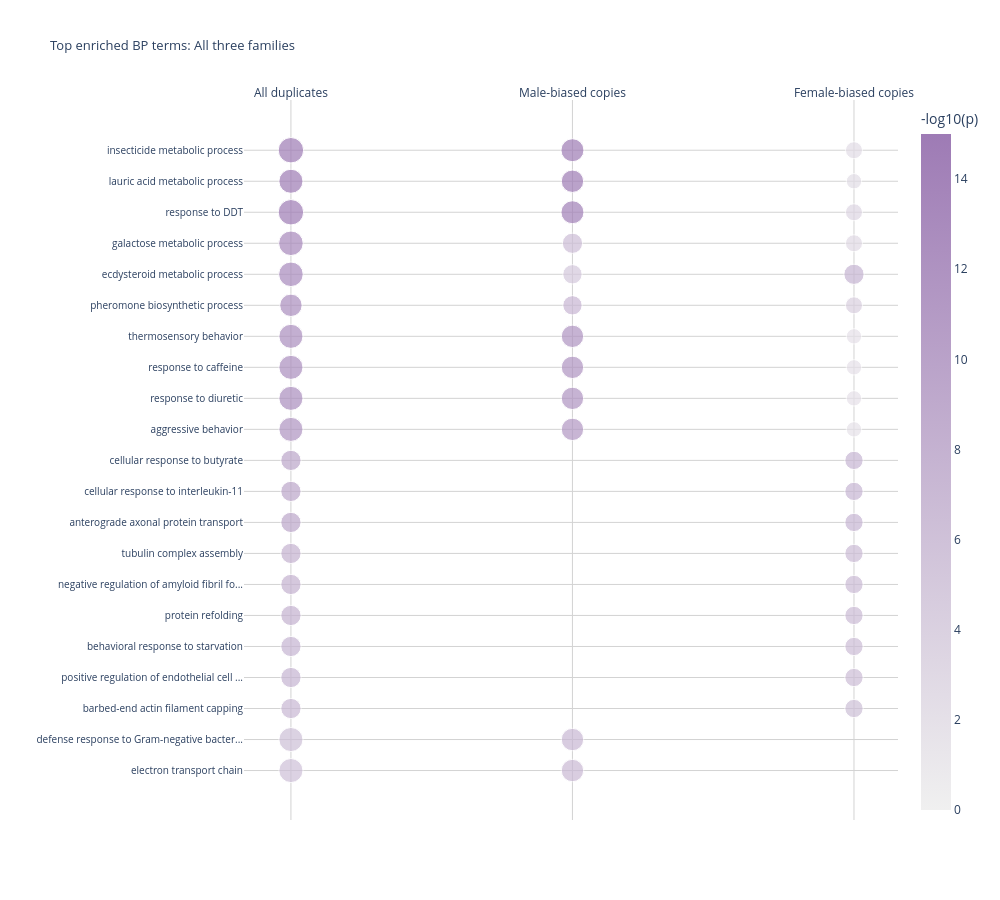

Here is the notebook cell this chart was saved with:
### Markdown cell above
Top enriched BP ters for All three

### Code cell
at_bp = df[
    (df["category"] == "All three") &
    (df["ontology"] == "BP")
].copy()

at_bp["Direction_label"] = at_bp["description_set"].map({
    "AllThree_all":          "All duplicates",
    "AllThree_maleCopies":   "Male-biased copies",
    "AllThree_femaleCopies": "Female-biased copies"
})

top_terms_per_direction = (
    at_bp.sort_values("weight01")
    .groupby("Direction_label")
    .head(10)
)

top_go_ids = set(top_terms_per_direction["GO.ID"])
at_bp_plot = at_bp[at_bp["GO.ID"].isin(top_go_ids)].copy()
at_bp_plot["Term_short"] = at_bp_plot["Term"].str[:120]

all_order = (
    at_bp_plot[at_bp_plot["Direction_label"] == "All duplicates"]
    .sort_values("weight01")["Term_short"]
    .tolist()
)
male_only = (
    at_bp_plot[
        (at_bp_plot["Direction_label"] == "Male-biased copies") &
        (~at_bp_plot["Term_short"].isin(all_order))
    ]
    .sort_values("weight01")["Term_short"]
    .tolist()
)
female_only = (
    at_bp_plot[
        (at_bp_plot["Direction_label"] == "Female-biased copies") &
        (~at_bp_plot["Term_short"].isin(all_order + male_only))
    ]
    .sort_values("weight01")["Term_short"]
    .tolist()
)

y_order = all_order + male_only + female_only
at_bp_plot["size_local"] = np.sqrt(at_bp_plot["Significant"])

fig = px.scatter(
    at_bp_plot,
    x="Direction_label",
    y="Term_short",
    size="size_local",
    color="neg_log10_p",
    color_continuous_scale=SCALE_AT,
    range_color=[0, 15],
    size_max=18,
    category_orders={
        "Term_short": y_order,
        "Direction_label": ["All duplicates", "Male-biased copies", "Female-biased copies"]
    },
    labels={
        "neg_log10_p": "-log10(p)",
        "Significant": "Observed genes",
        "Direction_label": "",
        "Term_short": ""
    },
    title="Top enriched BP terms: All three families",
    hover_data={"Significant": True, "size_local": False}
)

fig.update_layout(
    width=1000,
    height=900,
    font=dict(size=12),
    title=dict(font=dict(size=13)),
    plot_bgcolor="white",
    paper_bgcolor="white",
    coloraxis_colorbar=dict(title="-log10(p)"),
    xaxis=dict(side="top")
)

fig.update_xaxes(showgrid=True, gridcolor="lightgrey")
fig.update_yaxes(showgrid=True, gridcolor="lightgrey", tickfont=dict(size=10))

fig.show()

### Figure 1 — Plotly figure (JSON) as saved in the notebook; plotly's stock layout.template omitted (floating-point values rounded to 4 significant figures)
{"data": [{"customdata": [[15.0, 3.873], [12.0, 3.464], [15.0, 3.873], [13.0, 3.606], [13.0, 3.606], [9.0, 3.0], [12.0, 3.464], [12.0, 3.464], [12.0, 3.464], [12.0, 3.464], [6.0, 2.449], [6.0, 2.449], [6.0, 2.449], [6.0, 2.449], [6.0, 2.449], [6.0, 2.449], [6.0, 2.449], [6.0, 2.449], [6.0, 2.449], [12.0, 3.464], [12.0, 3.464], [10.0, 3.162], [9.0, 3.0], [10.0, 3.162], [9.0, 3.0], [9.0, 3.0], [9.0, 3.0], [9.0, 3.0], [5.0, 2.236], [9.0, 3.0], [9.0, 3.0], [6.0, 2.449], [5.0, 2.236], [6.0, 2.449], [4.0, 2.0], [4.0, 2.0], [4.0, 2.0], [4.0, 2.0], [4.0, 2.0], [4.0, 2.0], [4.0, 2.0], [4.0, 2.0], [4.0, 2.0], [3.0, 1.732], [3.0, 1.732], [3.0, 1.732], [3.0, 1.732], [2.0, 1.414], [2.0, 1.414], [2.0, 1.414], [2.0, 1.414], [2.0, 1.414]], "hovertemplate": "=%{y}<br>Observed genes=%{customdata[0]}<br>-log10(p)=%{marker.color}<extra></extra>", "legendgroup": "", "marker": {"color": [19.3, 19.19, 18.89, 13.38, 13.08, 12.62, 12.6, 12.6, 12.6, 11.85, 9.538, 9.538, 9.538, 8.108, 8.108, 8.108, 7.638, 7.638, 7.252, 6.319, 6.194, 16.0, 15.92, 14.54, 11.96, 11.96, 11.96, 11.46, 7.398, 7.301, 7.208, 6.569, 5.076, 7.602, 7.469, 7.469, 7.469, 6.796, 6.796, 6.796, 6.553, 6.553, 6.328, 4.26, 3.319, 3.0, 2.519, 2.496, 1.864, 1.864, 1.864, 1.769], "coloraxis": "coloraxis", "size": [3.873, 3.464, 3.873, 3.606, 3.606, 3.0, 3.464, 3.464, 3.464, 3.464, 2.449, 2.449, 2.449, 2.449, 2.449, 2.449, 2.449, 2.449, 2.449, 3.464, 3.464, 3.162, 3.0, 3.162, 3.0, 3.0, 3.0, 3.0, 2.236, 3.0, 3.0, 2.449, 2.236, 2.449, 2.0, 2.0, 2.0, 2.0, 2.0, 2.0, 2.0, 2.0, 2.0, 1.732, 1.732, 1.732, 1.732, 1.414, 1.414, 1.414, 1.414, 1.414], "sizemode": "area", "sizeref": 0.01195, "symbol": "circle"}, "mode": "markers", "name": "", "orientation": "v", "showlegend": false, "type": "scatter", "x": ["All duplicates", "All duplicates", "All duplicates", "All duplicates", "All duplicates", "All duplicates", "All duplicates", "All duplicates", "All duplicates", "All duplicates", "All duplicates", "All duplicates", "All duplicates", "All duplicates", "All duplicates", "All duplicates", "All duplicates", "All duplicates", "All duplicates", "All duplicates", "All duplicates", "Male-biased copies", "Male-biased copies", "Male-biased copies", "Male-biased copies", "Male-biased copies", "Male-biased copies", "Male-biased copies", "Male-biased copies", "Male-biased copies", "Male-biased copies", "Male-biased copies", "Male-biased copies", "Female-biased copies", "Female-biased copies", "Female-biased copies", "Female-biased copies", "Female-biased copies", "Female-biased copies", "Female-biased copies", "Female-biased copies", "Female-biased copies", "Female-biased copies", "Female-biased copies", "Female-biased copies", "Female-biased copies", "Female-biased copies", "Female-biased copies", "Female-biased copies", "Female-biased copies", "Female-biased copies", "Female-biased copies"], "xaxis": "x", "y": ["insecticide metabolic process", "lauric acid metabolic process", "response to DDT", "galactose metabolic process", "ecdysteroid metabolic process", "pheromone biosynthetic process", "thermosensory behavior", "response to caffeine", "response to diuretic", "aggressive behavior", "cellular response to butyrate", "cellular response to interleukin-11", "anterograde axonal protein transport", "tubulin complex assembly", "negative regulation of amyloid fibril fo...", "protein refolding", "behavioral response to starvation", "positive regulation of endothelial cell ...", "barbed-end actin filament capping", "defense response to Gram-negative bacter...", "electron transport chain", "insecticide metabolic process", "lauric acid metabolic process", "response to DDT", "thermosensory behavior", "response to caffeine", "response to diuretic", "aggressive behavior", "pheromone biosynthetic process", "defense response to Gram-negative bacter...", "electron transport chain", "galactose metabolic process", "ecdysteroid metabolic process", "ecdysteroid metabolic process", "anterograde axonal protein transport", "cellular response to butyrate", "cellular response to interleukin-11", "tubulin complex assembly", "negative regulation of amyloid fibril fo...", "protein refolding", "behavioral response to starvation", "positive regulation of endothelial cell ...", "barbed-end actin filament capping", "pheromone biosynthetic process", "response to DDT", "galactose metabolic process", "insecticide metabolic process", "lauric acid metabolic process", "response to diuretic", "thermosensory behavior", "response to caffeine", "aggressive behavior"], "yaxis": "y"}], "layout": {"coloraxis": {"cmax": 15, "cmin": 0, "colorbar": {"title": {"text": "-log10(p)"}}, "colorscale": [[0, "#F0F0F0"], [1, "#9E7BB5"]]}, "font": {"size": 12}, "height": 900, "legend": {"itemsizing": "constant", "tracegroupgap": 0}, "paper_bgcolor": "white", "plot_bgcolor": "white", "title": {"font": {"size": 13}, "text": "Top enriched BP terms: All three families"}, "width": 1000, "xaxis": {"anchor": "y", "categoryarray": ["All duplicates", "Male-biased copies", "Female-biased copies"], "categoryorder": "array", "domain": [0, 1], "gridcolor": "lightgrey", "showgrid": true, "side": "top", "title": {"text": ""}}, "yaxis": {"anchor": "x", "categoryarray": ["electron transport chain", "defense response to Gram-negative bacter...", "barbed-end actin filament capping", "positive regulation of endothelial cell ...", "behavioral response to starvation", "protein refolding", "negative regulation of amyloid fibril fo...", "tubulin complex assembly", "anterograde axonal protein transport", "cellular response to interleukin-11", "cellular response to butyrate", "aggressive behavior", "response to diuretic", "response to caffeine", "thermosensory behavior", "pheromone biosynthetic process", "ecdysteroid metabolic process", "galactose metabolic process", "response to DDT", "lauric acid metabolic process", "insecticide metabolic process"], "categoryorder": "array", "domain": [0, 1], "gridcolor": "lightgrey", "showgrid": true, "tickfont": {"size": 10}, "title": {"text": ""}}}}
